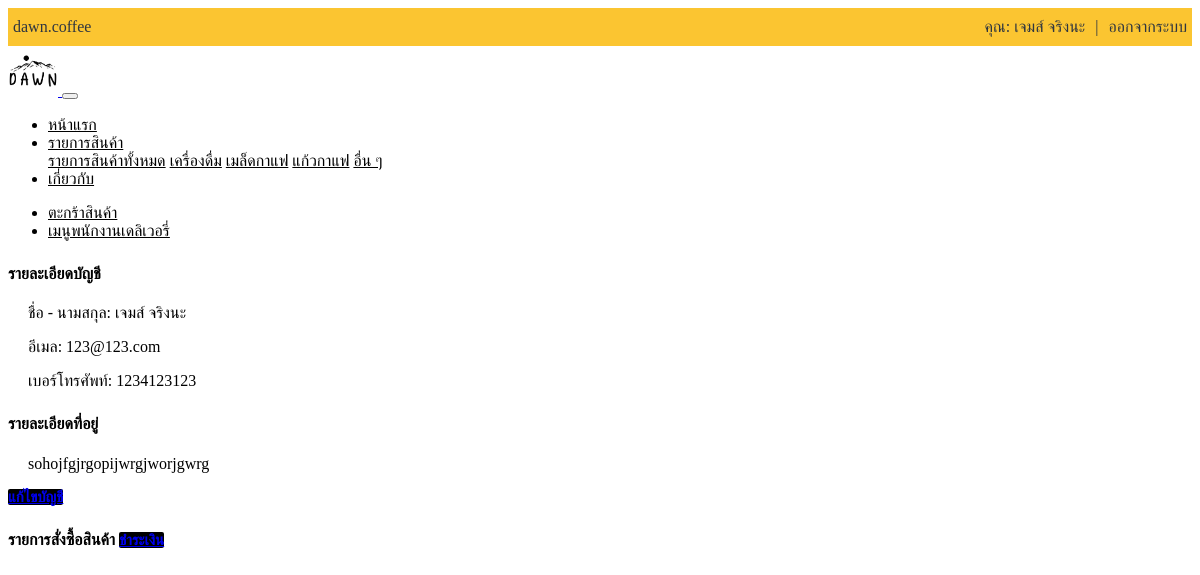
Page /auth/profile.php (signed in) on the earlier database version.
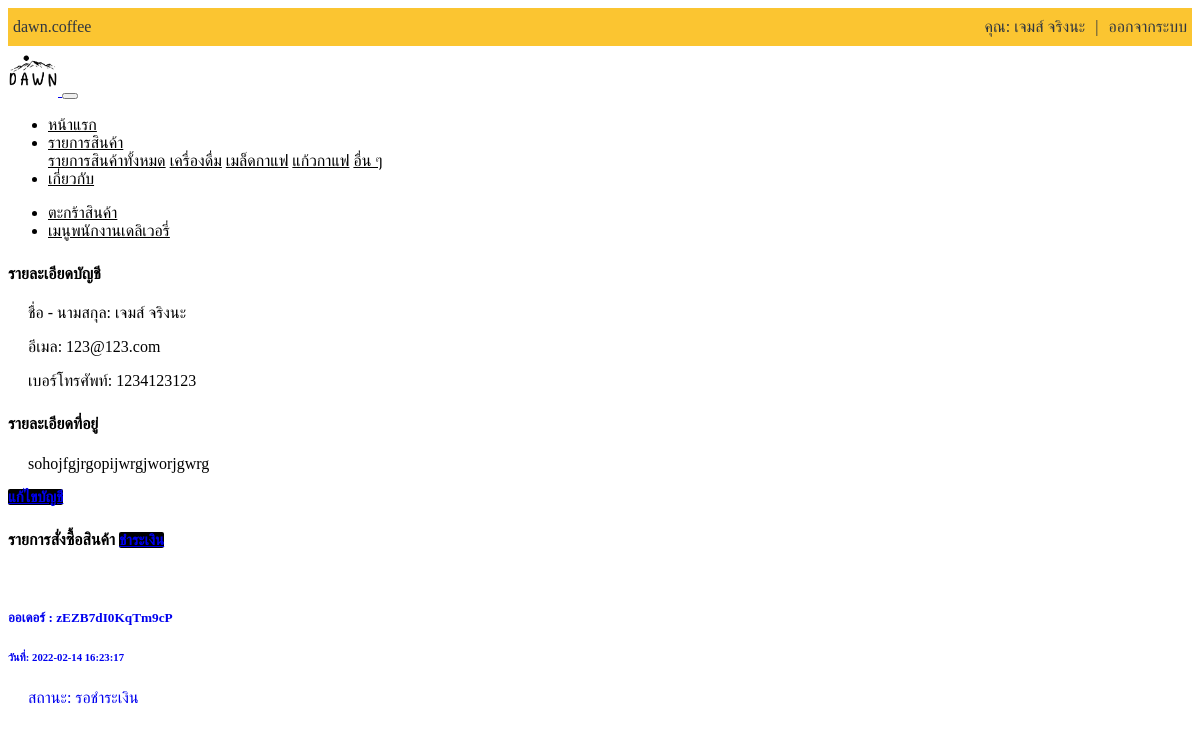
Same page on the later database version.
### tables this page shows
CREATE TABLE `orders` (
  `order_id` int(5) NOT NULL,
  `order_date` datetime NOT NULL,
  `order_name` text NOT NULL,
  `order_address` text NOT NULL,
  `order_email` text NOT NULL,
  `order_tal` text NOT NULL,
  `order_key` text NOT NULL,
  `status` text NOT NULL,
  `order_track` text NOT NULL,
  `order_shiping` text NOT NULL
);

### auth/profile.php (the view, shortened to what this page needs)
<?php include_once('include/navbar.php')?>
<?php if(isset($_SESSION['auth-id'])){?>
<?php
include('config.inc.php');
$sql = "SELECT * FROM account WHERE acc_id='".$_SESSION["auth-id"]."' ";
$result = mysqli_query($conn, $sql);
$row = mysqli_fetch_array($result);
extract($row);
?>
<div class="container">
<div class="container-fluid">
    <div class="user-info">
        <div class="row">
            <div class="col-md-6">
            <div class="user-name">
                <h4 class="title-menu">รายละเอียดบัญชี</h4>
                <p>ชื่อ - นามสกุล: <?=$acc_name?></p>
                <p>อีเมล: <?=$acc_email?></p>
                <p>เบอร์โทรศัพท์: <?=$acc_phone?></p>
            </div>
            <div class="user-addre">
                <h4 class="title-menu">รายละเอียดที่อยู่</h4>
                <p><?=$acc_address?></p>
            </div>
            <a href="?page=edit_profile" class="btn btn-primary btn-block">แก้ไขบัญชี</a>
            </div>
            <div class="col-md-6">
            <h4 class="title-menu">รายการสั่งซื้อสินค้า             <a href="?page=payment" class="btn btn-primary btn-block float-right">ชำระเงิน</a></h4>
            <br>
<?php
                    $order_sql = "SELECT * FROM orders WHERE order_email='".$acc_email."' ";
                    $result_order = mysqli_query($conn, $order_sql);
                    while($orders = mysqli_fetch_array($result_order)){
                    echo '
                    <a href="?page=orders&&OrderID='.$orders["order_id"].'" class="text-dark" style="text-decoration:none">
                        <div class="card mx-auto" style="">
                        <div class="card-body">
                            <h5 class="card-title">ออเดอร์ : '.$orders["order_key"].'</h5>
                            <h6 class="card-subtitle mb-2 text-muted">วันที่: '.$orders["order_date"].'</h6>
                            <p class="card-text">สถานะ: '.$orders["status"].'</p>
                        </div>
                        </div>
                    </a> ';
                    }
?>
            </div>
        </div>
    </div>
</div>
</div>
<?php }?>

Differences in the rows shown:
added orders: order_key "zEZB7dI0KqTm9cP", order_date "2022-02-14 16:23:17", status "รอชำระเงิน"
